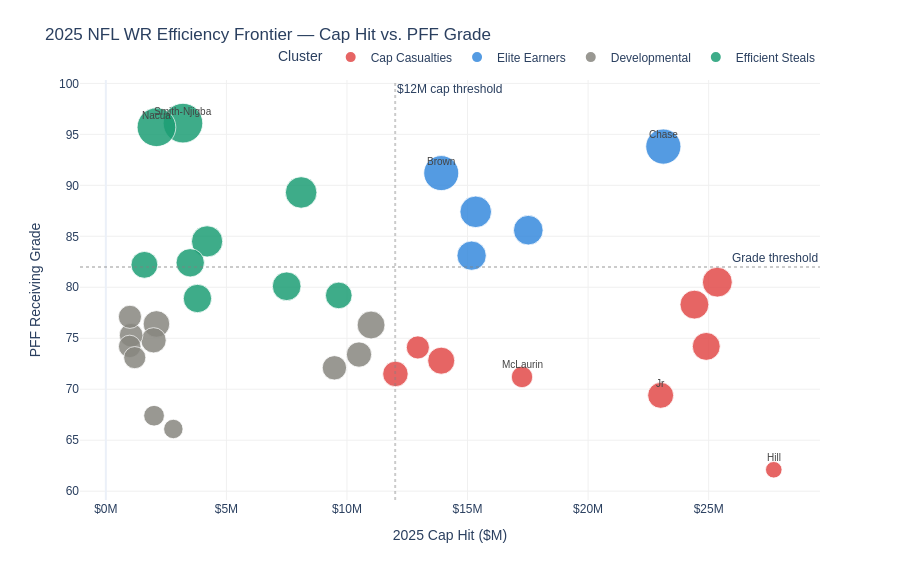

The notebook cell saved with this chart:
### Markdown cell above
## 4. Visualization — The Efficiency Frontier Scatter Plot

### Code cell
# --- Interactive Plotly Scatter Plot ---
color_map = {
    "Efficient Steals": "#1D9E75",
    "Elite Earners":    "#378ADD",
    "Cap Casualties":   "#E24B4A",
    "Developmental":    "#888780",
}

df["hover"] = (
    "<b>" + df["name"] + "</b> (" + df["team"] + ")<br>" +
    "Cap Hit: $" + df["cap_hit_m"].astype(str) + "M<br>" +
    "Rec Yards: " + df["rec_yards"].astype(str) + "<br>" +
    "PFF Grade: " + df["pff_grade"].astype(str) + "<br>" +
    "Yds/Route: " + df["yprr"].astype(str) + "<br>" +
    "Yds per $1M: " + df["yards_per_cap_m"].astype(str)
)

fig = px.scatter(
    df,
    x="cap_hit_m",
    y="pff_grade",
    color="cluster",
    color_discrete_map=color_map,
    size="rec_yards",
    size_max=28,
    hover_name="name",
    custom_data=["hover"],
    title="2025 NFL WR Efficiency Frontier — Cap Hit vs. PFF Grade",
    labels={
        "cap_hit_m": "2025 Cap Hit ($M)",
        "pff_grade": "PFF Receiving Grade",
        "cluster": "Cluster",
    },
    template="plotly_white",
    height=580,
)

fig.update_traces(
    hovertemplate="%{customdata[0]}<extra></extra>",
    marker=dict(opacity=0.85, line=dict(width=0.8, color="white"))
)

# Add quadrant lines
fig.add_hline(y=82, line_dash="dot", line_color="gray", opacity=0.4, annotation_text="Grade threshold")
fig.add_vline(x=12, line_dash="dot", line_color="gray", opacity=0.4, annotation_text="$12M cap threshold")

# Add player name annotations for notable players
notable = ["Puka Nacua", "Jaxon Smith-Njigba", "Ja'Marr Chase", "Tyreek Hill",
           "Amon-Ra St. Brown", "Michael Pittman Jr", "Terry McLaurin"]
for _, row in df[df["name"].isin(notable)].iterrows():
    fig.add_annotation(
        x=row["cap_hit_m"],
        y=row["pff_grade"],
        text=row["name"].split()[-1],
        showarrow=False,
        yshift=12,
        font=dict(size=10, color="#444"),
    )

fig.update_layout(
    font=dict(family="Arial", size=12),
    legend=dict(title="Cluster", orientation="h", yanchor="bottom", y=1.02, xanchor="right", x=1),
    xaxis=dict(tickprefix="$", ticksuffix="M", gridcolor="#f0f0f0"),
    yaxis=dict(gridcolor="#f0f0f0"),
    margin=dict(t=80)
)

fig.show()
fig.write_html("wr_efficiency_frontier_2025.html")
print("Saved: wr_efficiency_frontier_2025.html")

### Figure 1 — Plotly figure (JSON) as saved in the notebook; plotly's stock layout.template omitted (floating-point values rounded to 4 significant figures)
{"data": [{"customdata": [["<b>Tyreek Hill</b> (MIA)<br>Cap Hit: $27.7M<br>Rec Yards: 312<br>PFF Grade: 62.1<br>Yds/Route: 1.41<br>Yds per $1M: 11.3"], ["<b>Mike Evans</b> (TB)<br>Cap Hit: $25.36M<br>Rec Yards: 1021<br>PFF Grade: 80.5<br>Yds/Route: 2.1<br>Yds per $1M: 40.3"], ["<b>DJ Moore</b> (CHI)<br>Cap Hit: $24.9M<br>Rec Yards: 890<br>PFF Grade: 74.2<br>Yds/Route: 1.88<br>Yds per $1M: 35.7"], ["<b>Tee Higgins</b> (CIN)<br>Cap Hit: $24.41M<br>Rec Yards: 952<br>PFF Grade: 78.3<br>Yds/Route: 2.05<br>Yds per $1M: 39.0"], ["<b>Michael Pittman Jr</b> (IND)<br>Cap Hit: $23.01M<br>Rec Yards: 771<br>PFF Grade: 69.4<br>Yds/Route: 1.72<br>Yds per $1M: 33.5"], ["<b>Terry McLaurin</b> (WAS)<br>Cap Hit: $17.26M<br>Rec Yards: 525<br>PFF Grade: 71.2<br>Yds/Route: 1.61<br>Yds per $1M: 30.4"], ["<b>Courtland Sutton</b> (DEN)<br>Cap Hit: $13.91M<br>Rec Yards: 837<br>PFF Grade: 72.8<br>Yds/Route: 1.95<br>Yds per $1M: 60.2"], ["<b>Chris Godwin</b> (TB)<br>Cap Hit: $12.94M<br>Rec Yards: 610<br>PFF Grade: 74.1<br>Yds/Route: 1.8<br>Yds per $1M: 47.1"], ["<b>Davante Adams</b> (LAR)<br>Cap Hit: $12.01M<br>Rec Yards: 741<br>PFF Grade: 71.5<br>Yds/Route: 1.88<br>Yds per $1M: 61.7"]], "hovertemplate": "%{customdata[0]}<extra></extra>", "hovertext": ["Tyreek Hill", "Mike Evans", "DJ Moore", "Tee Higgins", "Michael Pittman Jr", "Terry McLaurin", "Courtland Sutton", "Chris Godwin", "Davante Adams"], "legendgroup": "Cap Casualties", "marker": {"color": "#E24B4A", "line": {"color": "white", "width": 0.8}, "opacity": 0.85, "size": [312, 1021, 890, 952, 771, 525, 837, 610, 741], "sizemode": "area", "sizeref": 2.287, "symbol": "circle"}, "mode": "markers", "name": "Cap Casualties", "orientation": "v", "showlegend": true, "type": "scatter", "x": [27.7, 25.36, 24.9, 24.41, 23.01, 17.26, 13.91, 12.94, 12.01], "xaxis": "x", "y": [62.1, 80.5, 74.2, 78.3, 69.4, 71.2, 72.8, 74.1, 71.5], "yaxis": "y"}, {"customdata": [["<b>Ja'Marr Chase</b> (CIN)<br>Cap Hit: $23.12M<br>Rec Yards: 1412<br>PFF Grade: 93.8<br>Yds/Route: 2.82<br>Yds per $1M: 61.1"], ["<b>AJ Brown</b> (PHI)<br>Cap Hit: $17.52M<br>Rec Yards: 1003<br>PFF Grade: 85.6<br>Yds/Route: 2.31<br>Yds per $1M: 57.2"], ["<b>CeeDee Lamb</b> (DAL)<br>Cap Hit: $15.34M<br>Rec Yards: 1140<br>PFF Grade: 87.4<br>Yds/Route: 2.44<br>Yds per $1M: 74.3"], ["<b>Justin Jefferson</b> (MIN)<br>Cap Hit: $15.17M<br>Rec Yards: 980<br>PFF Grade: 83.1<br>Yds/Route: 2.21<br>Yds per $1M: 64.6"], ["<b>Amon-Ra St. Brown</b> (DET)<br>Cap Hit: $13.91M<br>Rec Yards: 1401<br>PFF Grade: 91.2<br>Yds/Route: 2.48<br>Yds per $1M: 100.7"]], "hovertemplate": "%{customdata[0]}<extra></extra>", "hovertext": ["Ja'Marr Chase", "AJ Brown", "CeeDee Lamb", "Justin Jefferson", "Amon-Ra St. Brown"], "legendgroup": "Elite Earners", "marker": {"color": "#378ADD", "line": {"color": "white", "width": 0.8}, "opacity": 0.85, "size": [1412, 1003, 1140, 980, 1401], "sizemode": "area", "sizeref": 2.287, "symbol": "circle"}, "mode": "markers", "name": "Elite Earners", "orientation": "v", "showlegend": true, "type": "scatter", "x": [23.12, 17.52, 15.34, 15.17, 13.91], "xaxis": "x", "y": [93.8, 85.6, 87.4, 83.1, 91.2], "yaxis": "y"}, {"customdata": [["<b>DK Metcalf</b> (PIT)<br>Cap Hit: $11.0M<br>Rec Yards: 889<br>PFF Grade: 76.3<br>Yds/Route: 1.92<br>Yds per $1M: 80.8"], ["<b>Stefon Diggs</b> (NE)<br>Cap Hit: $10.5M<br>Rec Yards: 731<br>PFF Grade: 73.4<br>Yds/Route: 1.85<br>Yds per $1M: 69.6"], ["<b>Cooper Kupp</b> (SEA)<br>Cap Hit: $9.48M<br>Rec Yards: 680<br>PFF Grade: 72.1<br>Yds/Route: 1.79<br>Yds per $1M: 71.7"], ["<b>Jordan Addison</b> (MIN)<br>Cap Hit: $2.1M<br>Rec Yards: 810<br>PFF Grade: 76.4<br>Yds/Route: 2.0<br>Yds per $1M: 385.7"], ["<b>Rome Odunze</b> (CHI)<br>Cap Hit: $1.98M<br>Rec Yards: 731<br>PFF Grade: 74.8<br>Yds/Route: 1.84<br>Yds per $1M: 369.2"], ["<b>Tank Dell</b> (HOU)<br>Cap Hit: $1.05M<br>Rec Yards: 640<br>PFF Grade: 75.3<br>Yds/Route: 1.88<br>Yds per $1M: 609.5"], ["<b>Jalen Burden</b> (CHI)<br>Cap Hit: $1.0M<br>Rec Yards: 612<br>PFF Grade: 77.1<br>Yds/Route: 1.9<br>Yds per $1M: 612.0"], ["<b>Xavier Worthy</b> (KC)<br>Cap Hit: $0.99M<br>Rec Yards: 580<br>PFF Grade: 74.2<br>Yds/Route: 1.82<br>Yds per $1M: 585.9"], ["<b>Jaylen Waddle</b> (MIA)<br>Cap Hit: $2.8M<br>Rec Yards: 430<br>PFF Grade: 66.1<br>Yds/Route: 1.45<br>Yds per $1M: 153.6"], ["<b>Rashid Shaheed</b> (NO)<br>Cap Hit: $1.2M<br>Rec Yards: 560<br>PFF Grade: 73.1<br>Yds/Route: 1.79<br>Yds per $1M: 466.7"], ["<b>Christian Watson</b> (GB)<br>Cap Hit: $2.0M<br>Rec Yards: 490<br>PFF Grade: 67.4<br>Yds/Route: 1.55<br>Yds per $1M: 245.0"]], "hovertemplate": "%{customdata[0]}<extra></extra>", "hovertext": ["DK Metcalf", "Stefon Diggs", "Cooper Kupp", "Jordan Addison", "Rome Odunze", "Tank Dell", "Jalen Burden", "Xavier Worthy", "Jaylen Waddle", "Rashid Shaheed", "Christian Watson"], "legendgroup": "Developmental", "marker": {"color": "#888780", "line": {"color": "white", "width": 0.8}, "opacity": 0.85, "size": [889, 731, 680, 810, 731, 640, 612, 580, 430, 560, 490], "sizemode": "area", "sizeref": 2.287, "symbol": "circle"}, "mode": "markers", "name": "Developmental", "orientation": "v", "showlegend": true, "type": "scatter", "x": [11.0, 10.5, 9.48, 2.1, 1.98, 1.05, 1.0, 0.99, 2.8, 1.2, 2.0], "xaxis": "x", "y": [76.3, 73.4, 72.1, 76.4, 74.8, 75.3, 77.1, 74.2, 66.1, 73.1, 67.4], "yaxis": "y"}, {"customdata": [["<b>Brandon Aiyuk</b> (SF)<br>Cap Hit: $9.66M<br>Rec Yards: 812<br>PFF Grade: 79.2<br>Yds/Route: 2.04<br>Yds per $1M: 84.1"], ["<b>Nico Collins</b> (HOU)<br>Cap Hit: $8.1M<br>Rec Yards: 1138<br>PFF Grade: 89.3<br>Yds/Route: 2.71<br>Yds per $1M: 140.5"], ["<b>Garrett Wilson</b> (NYJ)<br>Cap Hit: $7.5M<br>Rec Yards: 940<br>PFF Grade: 80.1<br>Yds/Route: 2.09<br>Yds per $1M: 125.3"], ["<b>Jameson Williams</b> (DET)<br>Cap Hit: $4.2M<br>Rec Yards: 1117<br>PFF Grade: 84.5<br>Yds/Route: 2.62<br>Yds per $1M: 266.0"], ["<b>George Pickens</b> (PIT)<br>Cap Hit: $3.8M<br>Rec Yards: 920<br>PFF Grade: 78.9<br>Yds/Route: 2.18<br>Yds per $1M: 242.1"], ["<b>Drake London</b> (ATL)<br>Cap Hit: $3.5M<br>Rec Yards: 919<br>PFF Grade: 82.4<br>Yds/Route: 2.18<br>Yds per $1M: 262.6"], ["<b>Jaxon Smith-Njigba</b> (SEA)<br>Cap Hit: $3.2M<br>Rec Yards: 1793<br>PFF Grade: 96.1<br>Yds/Route: 3.42<br>Yds per $1M: 560.3"], ["<b>Tetairoa McMillan</b> (CAR)<br>Cap Hit: $1.6M<br>Rec Yards: 821<br>PFF Grade: 82.2<br>Yds/Route: 2.14<br>Yds per $1M: 513.1"], ["<b>Puka Nacua</b> (LAR)<br>Cap Hit: $2.1M<br>Rec Yards: 1715<br>PFF Grade: 95.7<br>Yds/Route: 3.57<br>Yds per $1M: 816.7"]], "hovertemplate": "%{customdata[0]}<extra></extra>", "hovertext": ["Brandon Aiyuk", "Nico Collins", "Garrett Wilson", "Jameson Williams", "George Pickens", "Drake London", "Jaxon Smith-Njigba", "Tetairoa McMillan", "Puka Nacua"], "legendgroup": "Efficient Steals", "marker": {"color": "#1D9E75", "line": {"color": "white", "width": 0.8}, "opacity": 0.85, "size": [812, 1138, 940, 1117, 920, 919, 1793, 821, 1715], "sizemode": "area", "sizeref": 2.287, "symbol": "circle"}, "mode": "markers", "name": "Efficient Steals", "orientation": "v", "showlegend": true, "type": "scatter", "x": [9.66, 8.1, 7.5, 4.2, 3.8, 3.5, 3.2, 1.6, 2.1], "xaxis": "x", "y": [79.2, 89.3, 80.1, 84.5, 78.9, 82.4, 96.1, 82.2, 95.7], "yaxis": "y"}], "layout": {"annotations": [{"showarrow": false, "text": "Grade threshold", "x": 1, "xanchor": "right", "xref": "x domain", "y": 82, "yanchor": "bottom", "yref": "y"}, {"showarrow": false, "text": "$12M cap threshold", "x": 12, "xanchor": "left", "xref": "x", "y": 1, "yanchor": "top", "yref": "y domain"}, {"font": {"color": "#444", "size": 10}, "showarrow": false, "text": "Hill", "x": 27.7, "y": 62.1, "yshift": 12}, {"font": {"color": "#444", "size": 10}, "showarrow": false, "text": "Chase", "x": 23.12, "y": 93.8, "yshift": 12}, {"font": {"color": "#444", "size": 10}, "showarrow": false, "text": "Jr", "x": 23.01, "y": 69.4, "yshift": 12}, {"font": {"color": "#444", "size": 10}, "showarrow": false, "text": "McLaurin", "x": 17.26, "y": 71.2, "yshift": 12}, {"font": {"color": "#444", "size": 10}, "showarrow": false, "text": "Brown", "x": 13.91, "y": 91.2, "yshift": 12}, {"font": {"color": "#444", "size": 10}, "showarrow": false, "text": "Smith-Njigba", "x": 3.2, "y": 96.1, "yshift": 12}, {"font": {"color": "#444", "size": 10}, "showarrow": false, "text": "Nacua", "x": 2.1, "y": 95.7, "yshift": 12}], "font": {"family": "Arial", "size": 12}, "height": 580, "legend": {"itemsizing": "constant", "orientation": "h", "title": {"text": "Cluster"}, "tracegroupgap": 0, "x": 1, "xanchor": "right", "y": 1.02, "yanchor": "bottom"}, "margin": {"t": 80}, "shapes": [{"line": {"color": "gray", "dash": "dot"}, "opacity": 0.4, "type": "line", "x0": 0, "x1": 1, "xref": "x domain", "y0": 82, "y1": 82, "yref": "y"}, {"line": {"color": "gray", "dash": "dot"}, "opacity": 0.4, "type": "line", "x0": 12, "x1": 12, "xref": "x", "y0": 0, "y1": 1, "yref": "y domain"}], "title": {"text": "2025 NFL WR Efficiency Frontier — Cap Hit vs. PFF Grade"}, "xaxis": {"anchor": "y", "domain": [0, 1], "gridcolor": "#f0f0f0", "tickprefix": "$", "ticksuffix": "M", "title": {"text": "2025 Cap Hit ($M)"}}, "yaxis": {"anchor": "x", "domain": [0, 1], "gridcolor": "#f0f0f0", "title": {"text": "PFF Receiving Grade"}}}}
